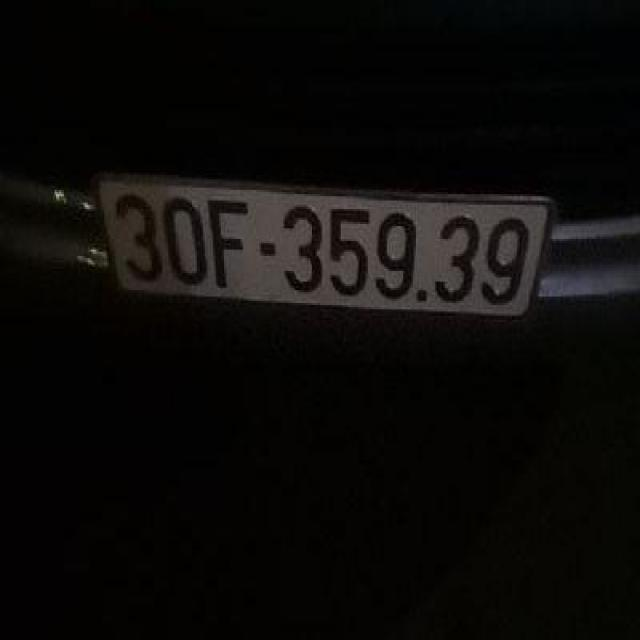
#> input picture Vietnam License Plate.v2i.coco/test/Tgmt_0558_png.rf.e13610194e1a2779f07acdd0924a6674.jpg, 640 x 640 px
$ python -i pipeline_wp2.py   (imports and definitions only)
#> lines starting #> are read from the running program, lines starting #| are printed output that depends on the picture; after the words box and inside, x2 and y2 are one past the last pixel; in counts of white or black regions, pixels touching at a corner belong together
#> further down, picture is the input picture: shape (640, 640, 3); mean B, G, R 8.9, 10.6, 11.9
### src/binarization.py
"""WP2 thresholding with white character foreground on a black background."""

import cv2
import numpy as np

from .preprocessing import grayscale


def binarize(
    image: np.ndarray,
    method: str = "otsu",
    *,
    invert: bool | None = None,
    block_size: int = 11,
    c: float = 2,
) -> np.ndarray:
    """Threshold a uint8 BGR/gray plate; infer foreground polarity if omitted.

    ``invert`` refers to the normal THRESH_BINARY result. Auto polarity treats
    the majority pixel class as background, supporting light and dark plates.
    """
    if not isinstance(image, np.ndarray) or image.dtype != np.uint8:
        raise ValueError("image must be a uint8 numpy array")
    gray = grayscale(image)
    if method == "otsu":
        _, binary = cv2.threshold(gray, 0, 255, cv2.THRESH_BINARY + cv2.THRESH_OTSU)
    elif method == "adaptive":
        if block_size < 3 or block_size % 2 == 0:
            raise ValueError("block_size must be an odd integer >= 3")
        binary = cv2.adaptiveThreshold(
            gray, 255, cv2.ADAPTIVE_THRESH_GAUSSIAN_C,
            cv2.THRESH_BINARY, block_size, c,
        )
    else:
        raise ValueError("method must be 'otsu' or 'adaptive'")
    if invert is None:
        invert = cv2.countNonZero(binary) > binary.size / 2
    return cv2.bitwise_not(binary) if invert else binary


def validate_binary(binary: np.ndarray) -> None:
    """Reject invalid masks instead of silently changing their polarity."""
    if (
        not isinstance(binary, np.ndarray) or binary.dtype != np.uint8
        or binary.ndim != 2 or binary.size == 0
    ):
        raise ValueError("binary must be a nonempty uint8 2-D array")
    if not np.isin(binary, (0, 255)).all():
        raise ValueError("binary mask must contain only 0 and 255")

### src/preprocessing.py
"""Image enhancement used by WP1."""

import cv2
import numpy as np


def grayscale(image: np.ndarray) -> np.ndarray:
    if image is None or image.size == 0:
        raise ValueError("image is empty")
    if image.ndim == 2:
        return image.copy()
    return cv2.cvtColor(image, cv2.COLOR_BGR2GRAY)


# [13 lines left out: function enhance, not called in this run]

### src/character_segmentation.py
"""Character box proposals from a white-foreground binary line."""

import cv2
import numpy as np

from .binarization import validate_binary
from .line_separation import _runs


def segment_characters(binary: np.ndarray, method: str = "components") -> list[tuple[int, int, int, int]]:
    validate_binary(binary)
    if method == "components":
        count, _, stats, _ = cv2.connectedComponentsWithStats(binary, connectivity=8)
        boxes = [tuple(int(v) for v in stats[i, :4]) for i in range(1, count)]
    elif method == "contours":
        contours, _ = cv2.findContours(binary, cv2.RETR_EXTERNAL, cv2.CHAIN_APPROX_SIMPLE)
        boxes = [cv2.boundingRect(contour) for contour in contours]
    elif method == "projection":
        boxes = []
        for start, end in _runs(np.any(binary, axis=0)):
            rows = np.flatnonzero(np.any(binary[:, start:end], axis=1))
            boxes.append((start, int(rows[0]), end - start, int(rows[-1] - rows[0] + 1)))
    else:
        raise ValueError("method must be 'components', 'contours' or 'projection'")
    return sorted(boxes, key=lambda box: (box[0], box[1]))


def remove_plate_frame(binary: np.ndarray) -> np.ndarray:
    """Remove border-sized components before projection, keeping internal glyphs."""
    validate_binary(binary)
    result = binary.copy()
    height, width = binary.shape
    count, labels, stats, _ = cv2.connectedComponentsWithStats(binary, connectivity=8)
    for i in range(1, count):
        x, y, w, h, _ = stats[i]
        frame = w >= 0.85 * width and h >= 0.85 * height
        horizontal = w >= 0.75 * width and h <= 0.12 * height and (y <= 2 or y + h >= height - 2)
        vertical = h >= 0.75 * height and w <= 0.08 * width and (x <= 2 or x + w >= width - 2)
        if frame or horizontal or vertical:
            result[labels == i] = 0
    return result


# [11 lines left out: function remove_long_border_strokes, not called in this run]


def clean_frame_strokes(binary: np.ndarray) -> np.ndarray:
    """Erase long frame strokes near image edges, retaining attached glyphs.

    Removing an entire connected frame also removes characters touching it.
    Directional opening isolates the frame strokes before component labeling.
    """
    validate_binary(binary)
    h,w=binary.shape
    horizontal=cv2.morphologyEx(binary,cv2.MORPH_OPEN,np.ones((1,max(9,round(w*.4))),np.uint8))
    vertical=cv2.morphologyEx(binary,cv2.MORPH_OPEN,np.ones((max(9,round(h*.65)),1),np.uint8))
    strokes=np.zeros_like(binary)
    my,mx=max(1,round(h*.18)),max(1,round(w*.09))
    strokes[:my]=horizontal[:my];strokes[-my:]=horizontal[-my:]
    strokes[:,:mx]=cv2.bitwise_or(strokes[:,:mx],vertical[:,:mx])
    strokes[:,-mx:]=cv2.bitwise_or(strokes[:,-mx:],vertical[:,-mx:])
    strokes=cv2.dilate(strokes,np.ones((3,3),np.uint8))
    result=cv2.bitwise_and(binary,cv2.bitwise_not(strokes))
    return result


def _merge_vertical_fragments_scalar(boxes: list[tuple[int,int,int,int]], line_height: int) -> list[tuple[int,int,int,int]]:
    """Reconnect vertically broken glyph boxes only after separating text rows."""
    result=list(boxes)
    changed=True
    while changed:
        changed=False
        for i,a in enumerate(result):
            if changed:
                break
            for j in range(i+1,len(result)):
                b=result[j]
                overlap=min(a[0]+a[2],b[0]+b[2])-max(a[0],b[0])
                gap=max(a[1],b[1])-min(a[1]+a[3],b[1]+b[3])
                x,y=min(a[0],b[0]),min(a[1],b[1])
                w,h=max(a[0]+a[2],b[0]+b[2])-x,max(a[1]+a[3],b[1]+b[3])-y
                if overlap>=.45*min(a[2],b[2]) and 0<=gap<=.2*line_height and h<=line_height and w/h<1.2:
                    result[i]=(x,y,w,h);result.pop(j);changed=True;break
    return result


def merge_vertical_fragments(boxes: list[tuple[int,int,int,int]], line_height: int) -> list[tuple[int,int,int,int]]:
    """Preserve greedy merge order while screening dense noise in NumPy.

    Photos can produce hundreds of tiny components. Python pair-by-pair scans
    dominated application runtime. Vectorized comparisons retain the same
    first compatible (i,j) pair and integer union as the scalar implementation.
    """
    result = list(boxes)
    while len(result) >= 32:
        array = np.asarray(result, dtype=np.int64)
        for i, (ax, ay, aw, ah) in enumerate(array[:-1]):
            other = array[i + 1:]
            bx, by, bw, bh = other.T
            overlap = np.minimum(ax + aw, bx + bw) - np.maximum(ax, bx)
            gap = np.maximum(ay, by) - np.minimum(ay + ah, by + bh)
            width = np.maximum(ax + aw, bx + bw) - np.minimum(ax, bx)
            height = np.maximum(ay + ah, by + bh) - np.minimum(ay, by)
            matches = np.flatnonzero(
                (overlap >= .45 * np.minimum(aw, bw)) & (gap >= 0)
                & (gap <= .2 * line_height) & (height <= line_height)
                & (width / np.maximum(height, 1) < 1.2)
            )
            if matches.size:
                j = i + 1 + int(matches[0])
                b = result[j]
                x, y = min(int(ax), b[0]), min(int(ay), b[1])
                result[i] = (x, y, max(int(ax + aw), b[0] + b[2]) - x,
                             max(int(ay + ah), b[1] + b[3]) - y)
                result.pop(j)
                break
        else:
            return result
    return _merge_vertical_fragments_scalar(result, line_height)

### src/fix_touching.py
"""Split wide glyph components conservatively using erosion or projection."""

import cv2
import numpy as np

from .binarization import validate_binary
from .character_segmentation import segment_characters


def split_touching(binary: np.ndarray, *, max_iterations: int = 2) -> list[tuple[int, int, int, int]]:
    """Return boxes within a component, without altering the source character pixels.

    If neither erosion nor a projection valley produces plausible tall pieces,
    keep the original component for downstream diagnostics/filtering.
    """
    validate_binary(binary)
    if max_iterations < 1:
        raise ValueError("max_iterations must be positive")
    height, width = binary.shape
    if width <= height:
        return [(0, 0, width, height)]
    for iteration in range(1, max_iterations + 1):
        eroded = cv2.erode(binary, np.ones((1, 3), np.uint8), iterations=iteration)
        pieces = [b for b in segment_characters(eroded) if b[3] >= 0.6 * height and b[2] >= 2]
        if len(pieces) >= 2:
            # Restore box margins lost to erosion, bounded by adjacent pieces.
            centers = [x + w / 2 for x, _, w, _ in pieces]
            bounds = [0] + [round((a + b) / 2) for a, b in zip(centers, centers[1:])] + [width]
            return [(a, 0, b - a, height) for a, b in zip(bounds, bounds[1:])]
    projection = np.count_nonzero(binary, axis=0)
    left, right = max(1, round(width * 0.25)), min(width - 1, round(width * 0.75))
    if right > left:
        cut = left + int(np.argmin(projection[left:right]))
        if projection[cut] <= 0.2 * projection.max() and min(cut, width - cut) >= 0.2 * height:
            return [(0, 0, cut, height), (cut, 0, width - cut, height)]
    return [(0, 0, width, height)]

### src/line_separation.py
"""One/two-line plate separation using horizontal foreground projection."""

import numpy as np

from .binarization import validate_binary


def _runs(active: np.ndarray) -> list[tuple[int, int]]:
    changes = np.diff(np.pad(active.astype(np.int8), (1, 1)))
    return list(zip(np.flatnonzero(changes == 1).tolist(), np.flatnonzero(changes == -1).tolist()))


def separate_lines(
    binary: np.ndarray,
    *,
    valley_ratio: float = 0.08,
    min_gap_fraction: float = 0.03,
) -> list[tuple[int, int]]:
    """Return top-to-bottom, half-open row ranges in plate coordinates.

    A split requires a central whitespace valley with substantial foreground
    on both sides. Empty masks yield no lines, not an invented line label.
    """
    validate_binary(binary)
    if not 0 <= valley_ratio < 1 or not 0 < min_gap_fraction < 0.5:
        raise ValueError("invalid projection thresholds")
    projection = np.count_nonzero(binary, axis=1)
    active_rows = np.flatnonzero(projection)
    if not len(active_rows):
        return []
    top, bottom = int(active_rows[0]), int(active_rows[-1]) + 1
    text_height = bottom - top
    low = projection <= projection.max() * valley_ratio
    candidates = []
    for start, end in _runs(low):
        gap_center = (start + end) / 2
        if end - start < max(2, round(text_height * min_gap_fraction)):
            continue
        if not top + 0.2 * text_height <= gap_center <= top + 0.8 * text_height:
            continue
        above = np.flatnonzero(projection[top:start]) + top
        below = np.flatnonzero(projection[end:bottom]) + end
        if not len(above) or not len(below):
            continue
        if min(len(above), len(below)) < max(2, 0.15 * text_height):
            continue
        total = projection.sum()
        if min(projection[top:start].sum(), projection[end:bottom].sum()) < 0.15 * total:
            continue
        candidates.append((end - start, start, end, above, below))
    if not candidates:
        return [(top, bottom)]
    _, _, _, above, below = max(candidates, key=lambda item: item[0])
    return [(int(above[0]), int(above[-1]) + 1), (int(below[0]), int(below[-1]) + 1)]


def group_component_lines(boxes: list[tuple[int,int,int,int]], image_height: int) -> list[list[tuple[int,int,int,int]]]:
    """Recover two tilted rows whose vertical extents have no whitespace gap.

    Use glyph-sized component centers to infer row membership, retaining whole
    boxes rather than cutting a glyph at a horizontal split through its body.
    Empty/ambiguous evidence yields no fallback, leaving projection in charge.
    """
    references=[box for box in boxes if box[3] >= image_height * 0.18 and 0.15 <= box[2]/box[3] <= 1.2]
    if len(references) < 4:
        return []
    typical=float(np.median([box[3] for box in references]))
    references=[box for box in references if 0.5*typical <= box[3] <= 1.5*typical]
    references.sort(key=lambda box:box[1]+box[3]/2)
    if len(references) < 4:
        return []
    centers=np.array([box[1]+box[3]/2 for box in references])
    cut=int(np.argmax(np.diff(centers)))+1
    if min(cut,len(references)-cut) < 2 or centers[cut]-centers[cut-1] < 0.6*typical:
        return []
    middle=(centers[cut-1]+centers[cut])/2
    # A tall side frame or a border connected to a glyph must not determine a
    # row's height: it otherwise makes the real second row fail the height filter.
    glyphs = [box for box in boxes if 0.5*typical <= box[3] <= 1.5*typical
              and 0.1 <= box[2]/box[3] <= 1.2]
    return [[box for box in glyphs if (box[1]+box[3]/2 < middle)==upper] for upper in (True,False)]

### src/character_filter.py
"""Geometric filtering of WP2 character candidates."""


def filter_characters(
    boxes: list[tuple[int, int, int, int]],
    line_shape: tuple[int, int],
    *,
    min_area_fraction: float = 0.003,
    max_area_fraction: float = 0.35,
    min_height_fraction: float = 0.45,
    min_aspect: float = 0.2,
    max_aspect: float = 1.0,
) -> list[tuple[int, int, int, int]]:
    height, width = line_shape
    if min(height, width) <= 0:
        raise ValueError("line shape must be positive")
    if not (0 <= min_area_fraction < max_area_fraction <= 1 and 0 < min_height_fraction <= 1 and 0 < min_aspect < max_aspect):
        raise ValueError("invalid character filter thresholds")
    area = height * width
    return [
        (x, y, w, h) for x, y, w, h in boxes
        if w > 0 and h > 0 and 0 <= x < x + w <= width and 0 <= y < y + h <= height
        and min_area_fraction <= w * h / area <= max_area_fraction
        and h >= min_height_fraction * height and min_aspect <= w / h <= max_aspect
    ]

### src/normalize_character.py
"""Aspect-preserving 32x32 character normalization, selected by the user."""

import cv2
import numpy as np

from .binarization import validate_binary


def normalize_character(character: np.ndarray, size: int = 32, *, padding: int = 2) -> np.ndarray:
    validate_binary(character)
    if size not in (28, 32) or padding < 0 or 2 * padding >= size:
        raise ValueError("size must be 28 or 32 with usable padding")
    result = np.zeros((size, size), np.uint8)
    pixels = cv2.findNonZero(character)
    if pixels is None:
        return result
    x, y, width, height = cv2.boundingRect(pixels)
    glyph = character[y:y + height, x:x + width]
    scale = (size - 2 * padding) / max(width, height)
    new_width, new_height = max(1, round(width * scale)), max(1, round(height * scale))
    glyph = cv2.resize(glyph, (new_width, new_height), interpolation=cv2.INTER_NEAREST)
    top, left = (size - new_height) // 2, (size - new_width) // 2
    result[top:top + new_height, left:left + new_width] = cv2.equalizeHist(glyph)
    return result

### src/pipeline_wp2.py
"""WP2 public interface: plate image -> ordered normalized characters."""

from dataclasses import dataclass, replace

import cv2
import numpy as np

from .binarization import binarize
from .character_filter import filter_characters
from .character_segmentation import remove_plate_frame, remove_long_border_strokes, clean_frame_strokes, merge_vertical_fragments, segment_characters
from .fix_broken import fix_broken
from .fix_touching import split_touching
from .line_separation import separate_lines, group_component_lines
from .normalize_character import normalize_character

SEGMENTATION_VERSION = "wp2-0.4-multithreshold-frame-aware"

@dataclass(frozen=True)
class SegmentationConfig:
    character_size: int = 32
    threshold_method: str = "auto"
    segmentation_method: str = "components"
    broken_kernel: tuple[int, int] | None = None
    min_aspect: float = 0.2
    max_aspect: float = 1.0
    clean_long_borders: bool = False
    working_height: int | None = 128
    adaptive_block_size: int = 11
    frame_cleanup: bool = False
    merge_fragments: bool = False


def _segment_binary(binary: np.ndarray, config: SegmentationConfig) -> dict:
    if config.frame_cleanup:
        binary = clean_frame_strokes(binary)
    if config.clean_long_borders:
        binary = remove_long_border_strokes(binary)
    binary = remove_plate_frame(binary)
    if config.broken_kernel is not None:
        binary = fix_broken(binary, kernel_size=config.broken_kernel)
    component_boxes=[]
    for x,y,width,height in segment_characters(binary,config.segmentation_method):
        if width > .7*binary.shape[1] and height > .7*binary.shape[0]:
            continue
        for dx,dy,w,h in split_touching(binary[y:y+height,x:x+width]):
            component_boxes.append((x+dx,y+dy,w,h))
    grouped=group_component_lines(component_boxes,binary.shape[0])
    if grouped:
        lines=[(min(box[1] for box in group if box[3]>=binary.shape[0]*0.18),max(box[1]+box[3] for box in group if box[3]>=binary.shape[0]*0.18)) for group in grouped]
    else:
        lines = separate_lines(binary)
    characters, positions, line_ids = [], [], []
    for line_id, (start, end) in enumerate(lines):
        line = binary[start:end]
        proposals = []
        if grouped:
            proposals=[(x,y-start,w,h) for x,y,w,h in grouped[line_id]]
        else:
            for x, y, width, height in segment_characters(line, config.segmentation_method):
                for dx, dy, w, h in split_touching(line[y:y + height, x:x + width]):
                    proposals.append((x + dx, y + dy, w, h))
        if config.merge_fragments:
            proposals=merge_vertical_fragments(proposals,line.shape[0])
        boxes = filter_characters(proposals, line.shape, min_aspect=config.min_aspect, max_aspect=config.max_aspect)
        for x, y, width, height in sorted(boxes, key=lambda b: b[0]):
            characters.append(normalize_character(line[y:y + height, x:x + width], config.character_size))
            positions.append((x, start + y, width, height))
            line_ids.append(line_id)
    return {
        "characters": characters, "positions": positions,
        "line_type": f"{len(lines)}_line" if lines else None,
        "num_chars": len(characters), "line_ids": line_ids,
        "line_ranges": lines, "binary": binary,
        "line_method": "component_centers" if grouped else "projection",
    }


def segment_plate_candidates(plate_image: np.ndarray, config: SegmentationConfig | None = None) -> list[dict]:
    """Read top-to-bottom/left-to-right; positions refer to input plate pixels.

    Compare both foreground polarities geometrically. Dark surrounding pixels
    can outnumber plate background pixels even for dark text on a light plate;
    selecting the minority class alone then erases the characters.
    Empty foreground yields no characters and line_type=None. No characters
    are invented to fit a count. Accuracy requires external labels.
    """
    config = config or SegmentationConfig()
    if config.character_size not in (28, 32):
        raise ValueError("character_size must be 28 or 32")
    if not isinstance(plate_image,np.ndarray) or plate_image.dtype != np.uint8 or plate_image.ndim not in (2,3) or min(plate_image.shape[:2]) == 0:
        raise ValueError("expected a nonempty uint8 BGR/grayscale plate")
    original_height,original_width=plate_image.shape[:2]
    if original_width/original_height > 5.5:
        # Foreshortened car plates can have glyphs wider than their height.
        config=replace(config,max_aspect=max(config.max_aspect,1.35))
    work=plate_image
    scale=1.0
    if config.working_height is not None:
        if not 32 <= config.working_height <= 512:
            raise ValueError("working_height must be 32..512 or None")
        scale=config.working_height/original_height
        work=cv2.resize(plate_image,(max(1,round(original_width*scale)),config.working_height),interpolation=cv2.INTER_AREA if scale<1 else cv2.INTER_CUBIC)
    if config.threshold_method == 'auto':
        gray = cv2.cvtColor(work,cv2.COLOR_BGR2GRAY) if work.ndim==3 else work
        contrast = cv2.createCLAHE(clipLimit=2.,tileGridSize=(4,4)).apply(gray)
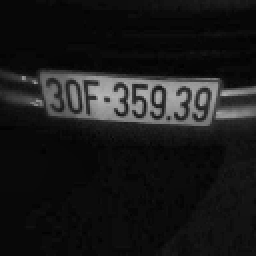
#> contrast: shape (128, 128) (shown 2 times larger); min 1, max 184, mean 25.7
        masks = [('otsu_dark',binarize(gray,'otsu',invert=True)),
                 ('otsu_light',binarize(gray,'otsu',invert=False)),
                 ('clahe_otsu',binarize(contrast,'otsu',invert=True)),
                 ('adaptive_31',binarize(gray,'adaptive',invert=True,block_size=31,c=9)),
                 ('adaptive_51',binarize(gray,'adaptive',invert=True,block_size=51,c=5))]
#> in binarize, `_, binary = cv2.threshold(gray, 0, 255, cv2.THRESH_BINARY + cv2.THRESH..`:
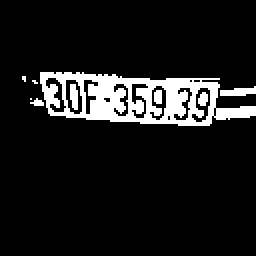
#> binary: shape (128, 128) (shown 2 times larger); 10.3% white; 9 white regions (4 under 20 px), largest, box (x1, y1, x2, y2) and area: (20, 36, 128, 63) 1504, (110, 43, 128, 48) 61, (35, 42, 39, 55) 43, (99, 46, 104, 53) 27, (77, 45, 81, 52) 26
#> call 3 of binarize, with method = 'otsu', invert = True, block_size = 11, c = 2
#> in binarize (call 3), `_, binary = cv2.threshold(gray, 0, 255, cv2.THRESH_BINARY + cv2.THRESH..`:
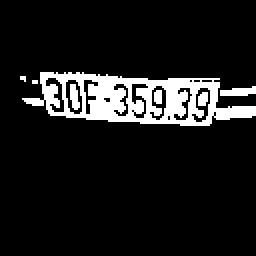
#> binary: shape (128, 128) (shown 2 times larger); 10.6% white; 7 white regions (2 under 20 px), largest, box (x1, y1, x2, y2) and area: (11, 36, 128, 63) 1562, (110, 43, 128, 48) 64, (35, 42, 40, 55) 46, (99, 46, 104, 53) 30, (77, 45, 81, 52) 26
#> call 4 of binarize, with method = 'adaptive', invert = True, block_size = 31, c = 9
#> in binarize (call 4), `binary = cv2.adaptiveThreshold( gray, 255, cv2.ADAPTIVE_THRESH_GAUSSIA..`:
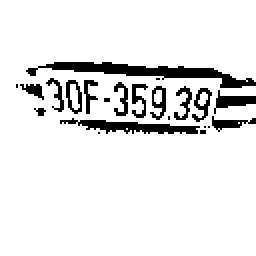
#> binary: shape (128, 128) (shown 2 times larger); 90.6% white; 22 black regions (9 under 20 px), largest, box (x1, y1, x2, y2) and area: (13, 31, 128, 44) 515, (30, 59, 100, 67) 266, (107, 45, 128, 57) 106
#> in binarize (call 5), `binary = cv2.adaptiveThreshold( gray, 255, cv2.ADAPTIVE_THRESH_GAUSSIA..`:
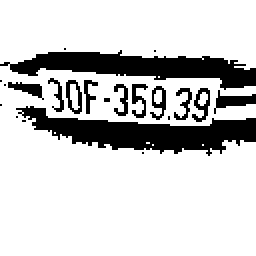
#> binary: shape (128, 128) (shown 2 times larger); 80.2% white; 22 black regions (10 under 20 px), largest, box (x1, y1, x2, y2) and area: (8, 53, 128, 78) 1368, (0, 25, 128, 45) 1202, (107, 45, 128, 57) 107
        if original_height > 160 and scale < 1:
            detail=cv2.resize(plate_image,(work.shape[1],work.shape[0]),interpolation=cv2.INTER_CUBIC)
#> (the rest of the program and of its run is left out)
